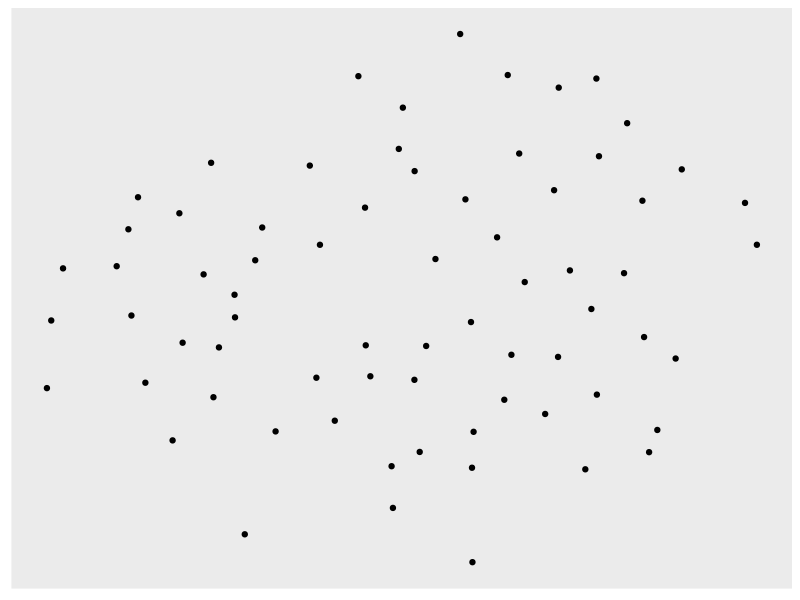
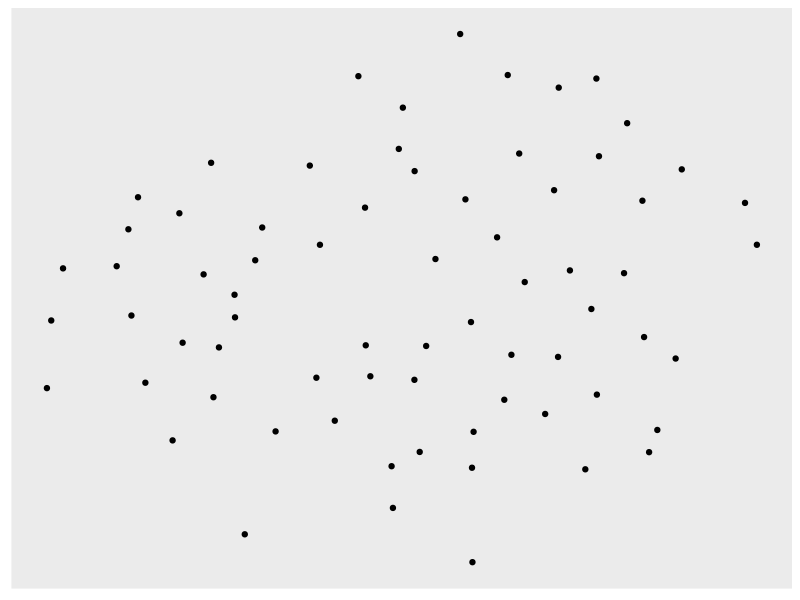
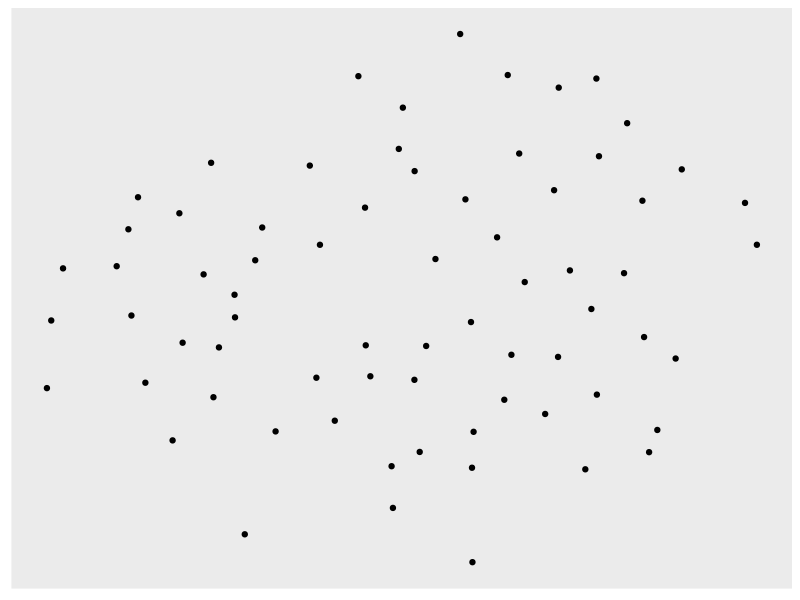
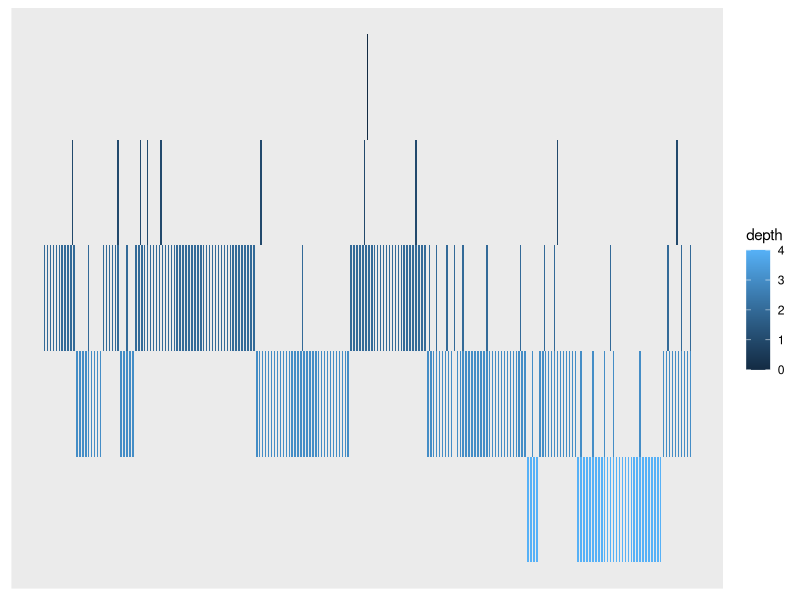
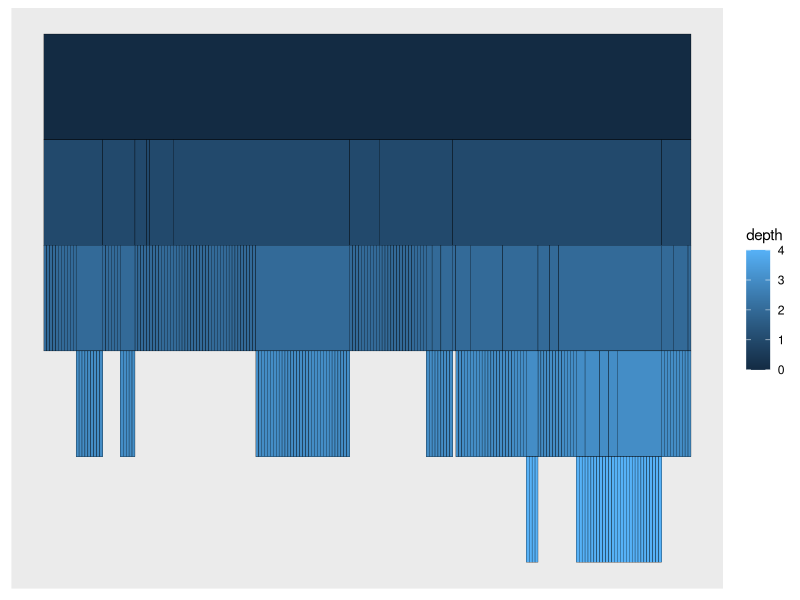
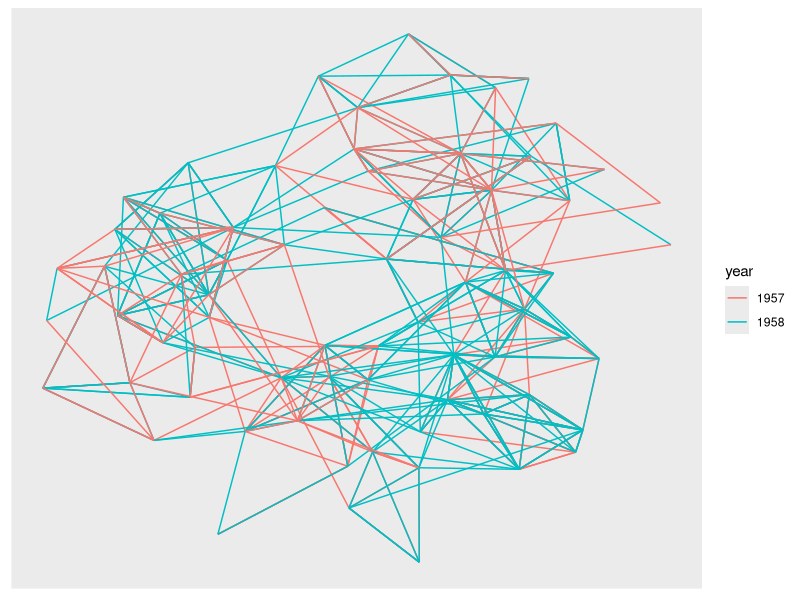
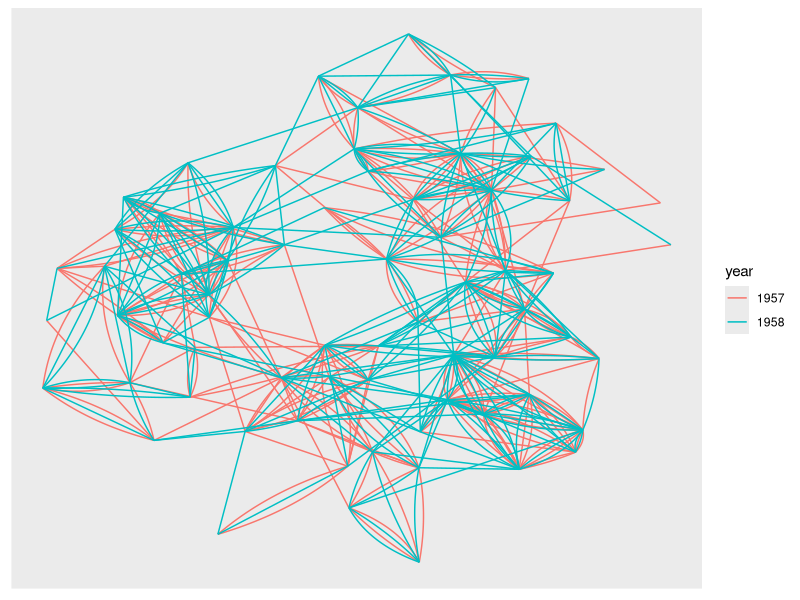
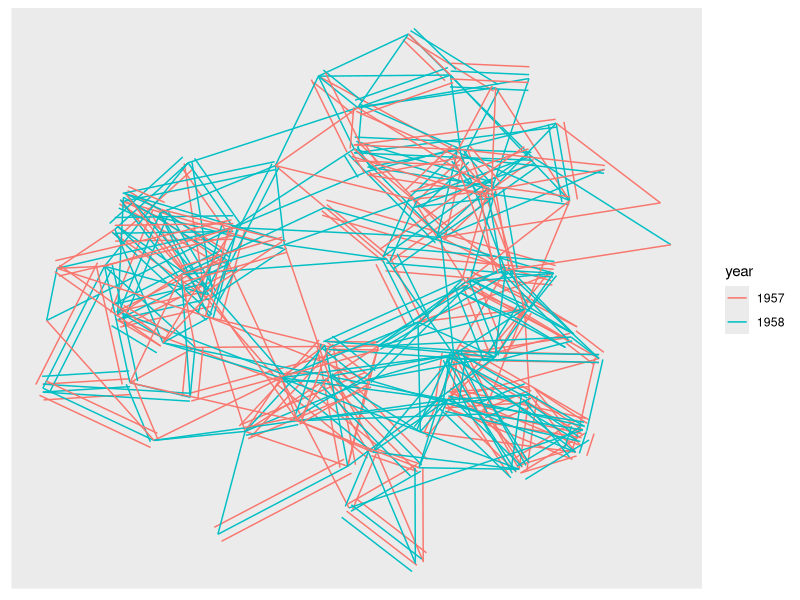

Write R code to recreate these figures, in order.
## ---- chunk 1
library(tidyverse)
library(tidygraph)
library(ggraph)
rstat_nodes <- data.frame(name = c("Hadley", "David", "Romain", "Julia"))
rstat_edges <- data.frame(from = c(1, 1, 1, 2, 3, 3, 4, 4, 4),
                            to = c(2, 3, 4, 1, 1, 2, 1, 2, 3))
tbl_graph(nodes = rstat_nodes, edges = rstat_edges)
## ---- chunk 2

highschool %>% as_tibble()


gr <- as_tbl_graph(highschool)
gr

create_layout(gr,layout = "kk") %>% 
    ggplot()+
    theme(
        axis.text = element_blank(),
        axis.title = element_blank(),
        axis.ticks = element_blank(),
        panel.grid = element_blank(),
    )+
    geom_point(aes(x = x, y = y))


ggraph(gr, layout = "kk") + 
  geom_point(aes(x = x, y = y))

ggraph(gr, layout = 'kk') + 
  geom_node_point()
## ---- chunk 3
gr2 <- tbl_graph(flare$vertices, flare$edges)
gr2


create_layout(gr2,layout = "partition") 

create_layout(gr2,layout = "partition") %>% 
    ggplot()+
    theme(
        axis.text = element_blank(),
        axis.title = element_blank(),
        axis.ticks = element_blank(),
        panel.grid = element_blank(),
    )+
    geom_tile(aes(x=x,y = -y, fill = depth))

ggraph(gr2, layout = 'partition') + 
  geom_node_tile(aes(y = -y, fill = depth))


## ---- chunk 4
library(ggraph)
library(tidygraph)

highschool$year <- factor(highschool$year)

gr <- as_tbl_graph(highschool) %>% 
    activate(edges)

gr

# link

ggraph(gr, layout = 'kk') + 
  geom_edge_link(aes(colour = year))


# fan

ggraph(gr, layout = 'kk') + 
  geom_edge_fan(aes(colour = year))

# parallel

ggraph(gr, layout = 'kk') + 
  geom_edge_parallel(aes(colour = year))

# loop  make some of the student love themselves
loopy_gr<- gr |> 
  bind_edges(tibble::tibble(from = 1:5, to = 1:5, year = rep('1957', 5)))
ggraph(loopy_gr, layout = 'stress') + 
  geom_edge_link(aes(colour = year), alpha = 0.25) + 
  geom_edge_loop(aes(colour = year))



# Force directed 力导向

ggraph(gr) + 
  geom_edge_bundle_force(n_cycle = 2, threshold = 0.4)



# arc
ggraph(gr, layout = 'linear') + 
  geom_edge_arc(aes(colour = year))



## ---- chunk 5
# hive 蜂巢图
hairball <- as_tbl_graph(highschool) |> 
  mutate(
    year_pop = map_local(mode = 'in', .f = function(neighborhood, ...) {
      neighborhood %E>% pull(year) |> table() |> sort(decreasing = TRUE)
    }),
    pop_devel = map_chr(year_pop, function(pop) {
      if (length(pop) == 0 || length(unique(pop)) == 1) return('unchanged')
      switch(names(pop)[which.max(pop)],
             '1957' = 'decreased',
             '1958' = 'increased')
    }),
    popularity = map_dbl(year_pop, ~ .[1]) %/% 0
  ) |> 
  activate(edges) |> 
  mutate(year = as.character(year))


ggraph(hairball, layout = 'hive', axis = pop_devel, sort.by = popularity) + 
  geom_edge_hive(aes(colour = year)) + 
  geom_axis_hive(label = FALSE) + 
  coord_fixed()


## ---- chunk 6
hierarchy <- as_tbl_graph(hclust(dist(iris[, 1:4]))) |> 
  mutate(Class = map_bfs_back_chr(node_is_root(), .f = function(node, path, ...) {
    if (leaf[node]) {
      as.character(iris$Species[as.integer(label[node])])
    } else {
      species <- unique(unlist(path$result))
      if (length(species) == 1) {
        species
      } else {
        NA_character_
      }
    }
  }))

#  elbow
ggraph(hierarchy, layout = 'dendrogram', height = height) + 
  geom_edge_elbow()
ggraph(hierarchy, layout = 'dendrogram', height = height) + 
  geom_edge_elbow2(aes(colour = node.Class))

ggraph(hierarchy, layout = 'dendrogram', height = height) + 
  geom_edge_diagonal()


ggraph(hierarchy, layout = 'dendrogram', height = height) + 
  geom_edge_bend()
## ---- chunk 7
# Random names - I swear
simple <- create_notable('bull') |> 
  mutate(name = c('Thomas', 'Bob', 'Hadley', 'Winston', 'Baptiste')) |> 
  activate(edges) |> 
  mutate(type = sample(c('friend', 'foe'), 5, TRUE))


ggraph(simple, layout = 'graphopt') + 
  geom_edge_link(arrow = arrow(length = unit(4, 'mm'))) + 
  geom_node_point(size = 5)


ggraph(simple, layout = 'graphopt') + 
  geom_edge_link(arrow = arrow(length = unit(4, 'mm')), 
                 end_cap = circle(3, 'mm')) + 
  geom_node_point(size = 5)

ggraph(simple, layout = 'graphopt') + 
  geom_edge_link(aes(start_cap = label_rect(node1.name),
                     end_cap = label_rect(node2.name)), 
                 arrow = arrow(length = unit(4, 'mm'))) + 
  geom_node_text(aes(label = name))
## ---- chunk 8
ggraph(simple, layout = 'graphopt') + 
  geom_edge_link(aes(label = type), 
                 arrow = arrow(length = unit(4, 'mm')), 
                 end_cap = circle(3, 'mm')) + 
  geom_node_point(size = 5)

ggraph(simple, layout = 'graphopt') + 
  geom_edge_link(aes(label = type), 
                 angle_calc = 'along',
                 label_dodge = unit(2.5, 'mm'),
                 arrow = arrow(length = unit(4, 'mm')), 
                 end_cap = circle(3, 'mm')) + 
  geom_node_point(size = 5)
## ---- chunk 9
flaregraph <- tbl_graph(flare$vertices, flare$edges)
from <- match(flare$imports$from, flare$vertices$name)
to <- match(flare$imports$to, flare$vertices$name)
ggraph(flaregraph, layout = 'dendrogram', circular = TRUE) + 
  geom_conn_bundle(data = get_con(from = from, to = to), alpha = 0.1) + 
  coord_fixed()
